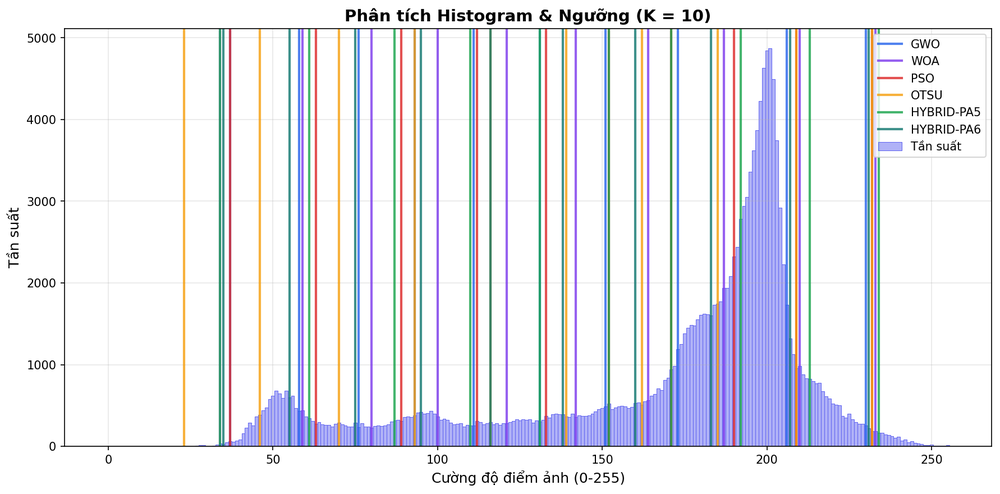
#> input picture outputs/runs/20260418_084632_ui_c94985d3/histogram_chart.png, 1000 x 494 px, shrunk from 1782 x 880 before the run; its folder holds only this picture in this run
$ python run_single.py --image ../../outputs/runs/20260418_084632_ui_c94985d3/histogram_chart.png
#> lines starting #> are read from the running program, lines starting #| are printed output that depends on the picture
### src/segmentation/io.py
# đọc/ghi ảnh, chuẩn hóa grayscale
# src/segmentation/io.py
from __future__ import annotations

import os
from pathlib import Path
from typing import Iterable, List, Optional
import numpy as np

try:
    import cv2  # type: ignore
except Exception:  # pragma: no cover
    cv2 = None

try:
    from PIL import Image  # type: ignore
except Exception:  # pragma: no cover
    Image = None


def ensure_dir(path: str | os.PathLike) -> None:
    Path(path).mkdir(parents=True, exist_ok=True)


def to_uint8_gray(img: np.ndarray) -> np.ndarray:
    arr = np.asarray(img)
    if arr.ndim == 3:
        # nếu RGB/BGR -> lấy kênh đầu tiên nếu không biết thứ tự
        arr = arr[..., 0]
    if arr.ndim != 2:
        raise ValueError("Ảnh phải có dạng 2D (grayscale) sau khi chuyển đổi.")
    if arr.dtype != np.uint8:
        arr = np.clip(arr, 0, 255).astype(np.uint8)
    return arr


def read_image_gray(path: str | os.PathLike) -> np.ndarray:
    p = str(path)
    if cv2 is not None:
        img = cv2.imread(p, cv2.IMREAD_GRAYSCALE)
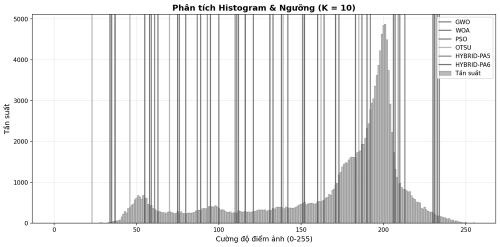
#> img: shape (494, 1000) (shown at 1/2 size); min 0, max 255, mean 232.1
        if img is None:
            raise FileNotFoundError(p)
        return to_uint8_gray(img)

    if Image is None:
        raise RuntimeError("Không có cv2 hoặc PIL để đọc ảnh.")

    im = Image.open(p).convert("L")
    return np.array(im, dtype=np.uint8)


# [15 lines left out: function decode_image_gray, not called in this run]


def save_image_gray(path: str | os.PathLike, image_u8: np.ndarray) -> None:
    p = str(path)
    ensure_dir(Path(p).parent)
    img = to_uint8_gray(image_u8)

    if cv2 is not None:
        ok = cv2.imwrite(p, img)
        if not ok:
            raise IOError(f"Không ghi được ảnh: {p}")
        return

    if Image is None:
        raise RuntimeError("Không có cv2 hoặc PIL để ghi ảnh.")

    Image.fromarray(img, mode="L").save(p)


# [12 lines left out: function list_image_files, not called in this run]

### src/optim/bounds.py
# clamp/bound + xử lý ràng buộc (sort ngưỡng, unique)
from __future__ import annotations

from typing import Tuple
import numpy as np


def as_bounds(lb: float | np.ndarray, ub: float | np.ndarray, dim: int) -> Tuple[np.ndarray, np.ndarray]:
    lb_arr = np.full(dim, float(lb), dtype=float) if np.isscalar(lb) else np.asarray(lb, dtype=float).reshape(-1)
    ub_arr = np.full(dim, float(ub), dtype=float) if np.isscalar(ub) else np.asarray(ub, dtype=float).reshape(-1)
    if lb_arr.size != dim or ub_arr.size != dim:
        raise ValueError("lb/ub phải có kích thước = dim (hoặc là scalar).")
    return lb_arr, ub_arr


def clamp(x: np.ndarray, lb: np.ndarray, ub: np.ndarray) -> np.ndarray:
    return np.clip(x, lb, ub)


def repair_threshold_vector(
    x: np.ndarray,
    *,
    k: int,
    lb: int = 0,
    ub: int = 255,
    integer: bool = True,
    ensure_unique: bool = True,
    avoid_endpoints: bool = True,  # NEW: tránh ngưỡng chạm 0/255
) -> np.ndarray:
    """
    Chuẩn hóa vector ngưỡng:
    - clip vào [lb, ub]
    - (tuỳ chọn) làm tròn về int
    - sort tăng dần
    - (tuỳ chọn) ép strict-increasing để tránh trùng
    - (tuỳ chọn) tránh ngưỡng chạm biên lb/ub (giảm dồn ngưỡng)

    Ghi chú:
    - Với low-k (k <= 4), không gian nghiệm vốn nhỏ nên không ép tránh biên,
      nếu không nhiều nghiệm khác nhau sẽ dễ bị repair dồn về cùng một bộ ngưỡng.
    - Với k lớn hơn, vẫn giữ avoid_endpoints để hạn chế ngưỡng bám sát 0/255.
    """
#> called with x = array of shape (3,), k = 3, lb = 0, ub = 255, integer = True, ensure_unique = True, avoid_endpoints = True
    x = np.asarray(x, dtype=float).reshape(-1)
    if x.size != k:
        raise ValueError("x phải có độ dài đúng bằng k.")

    if integer:
        x = np.rint(x)

    # Low-k cần nới biên để không bóp méo không gian nghiệm quá mạnh.
    adaptive_avoid_endpoints = bool(avoid_endpoints and k > 4)

    # Nếu tránh endpoints, thu hẹp range
    effective_lb = lb + 1 if adaptive_avoid_endpoints else lb
    effective_ub = ub - 1 if adaptive_avoid_endpoints else ub

    x = np.clip(x, effective_lb, effective_ub)
    x.sort()

    if ensure_unique:
        if (effective_ub - effective_lb + 1) < k:
            raise ValueError(f"Không thể đảm bảo unique vì miền [{effective_lb}, {effective_ub}] quá nhỏ so với k={k}.")

        # forward pass: đảm bảo x[i] >= x[i-1] + 1
        for i in range(1, k):
            if x[i] <= x[i - 1]:
                x[i] = x[i - 1] + 1
#> in fuzzy_entropy_value, `hist = np.bincount(img.ravel(), minlength=256).astype(float)`: hist = 256 values, max 331415 at index 255, min 19 at index 32, mean 1929.7
#> in fuzzy_entropy_value, `total = float(hist.sum())`: total = 494000
#> in fuzzy_entropy_value, `p = hist / total`: p = 256 values, max 0.671 at index 255, min 3.85e-05 at index 32, mean 0.00391

        # nếu vượt ub, kéo lùi từ cuối
        if x[-1] > effective_ub:
            x[-1] = effective_ub
            for i in range(k - 2, -1, -1):
                if x[i] >= x[i + 1]:
                    x[i] = x[i + 1] - 1

        if x[0] < effective_lb or x[-1] > effective_ub:
            raise ValueError("Repair unique thất bại do ràng buộc biên.")

    if integer:
        x = x.astype(int)

    return x

### src/objective/fuzzy_entropy_s.py
from __future__ import annotations

import numpy as np


def sanitize_thresholds(thresholds: np.ndarray, lo: int = 0, hi: int = 255) -> np.ndarray:
#> called with thresholds = array of shape (3,), lo = 0, hi = 255
    t = np.asarray(thresholds, dtype=float).reshape(-1)
#> t = [10, 69, 162]
    t = np.clip(t, lo, hi)
    t = np.sort(t)
    t = np.rint(t).astype(int)
    for i in range(1, len(t)):
        if t[i] <= t[i - 1]:
            t[i] = min(hi, t[i - 1] + 1)
#> this loop made 2 passes
    return t


def _s_membership(x: np.ndarray, a: float, b: float) -> np.ndarray:
    if b <= a:
        return (x >= b).astype(float)

    mid = 0.5 * (a + b)
    mu = np.zeros_like(x, dtype=float)

    left = (x > a) & (x <= mid)
    right = (x > mid) & (x < b)
    mu[x >= b] = 1.0

    mu[left] = 2.0 * ((x[left] - a) / (b - a)) ** 2
    mu[right] = 1.0 - 2.0 * ((x[right] - b) / (b - a)) ** 2
    return np.clip(mu, 0.0, 1.0)


def s_shaped_fuzzy_partition(thresholds: np.ndarray) -> np.ndarray:
    t = sanitize_thresholds(thresholds)
#> t = [10, 69, 162]
    k = len(t)
#> k = 3
    gray_levels = np.arange(256, dtype=float)

    if k == 0:
        return np.ones((1, 256), dtype=float)

    ext = np.concatenate(([0.0], t.astype(float), [255.0]))
#> ext = [0, 10, 69, 162, 255]
    widths = []
    for i, thr in enumerate(t.astype(float), start=1):
        gap_left = max(1.0, thr - ext[i - 1])
        gap_right = max(1.0, ext[i + 1] - thr)
        widths.append(max(1.0, 0.5 * min(gap_left, gap_right)))
#> this loop made 3 passes
#> (thr, gap_left, gap_right) on passes 1 to 3: (10, 10, 59), (69, 59, 93), (162, 93, 93)
#> after the loop, widths = [5, 29.5, 46.5]

    s_curves = np.asarray(
        [_s_membership(gray_levels, thr - width, thr + width) for thr, width in zip(t.astype(float), widths)],
        dtype=float,
    )

    mu = np.zeros((k + 1, 256), dtype=float)
    mu[0] = 1.0 - s_curves[0]
    for i in range(1, k):
        mu[i] = s_curves[i - 1] - s_curves[i]
    mu[k] = s_curves[-1]

    mu = np.clip(mu, 0.0, 1.0)
    denom = np.sum(mu, axis=0, keepdims=True)
    denom = np.where(denom <= 1e-12, 1.0, denom)
    return mu / denom


def fuzzy_entropy_value(image_u8: np.ndarray, thresholds: np.ndarray, eps: float = 1e-12) -> float:
    img = np.asarray(image_u8)
    if img.ndim != 2:
        raise ValueError("image_u8 phải là ảnh xám 2D (H, W).")
    if img.dtype != np.uint8:
        img = np.clip(img, 0, 255).astype(np.uint8)

    hist = np.bincount(img.ravel(), minlength=256).astype(float)
    total = float(hist.sum())
    if total <= 0.0:
        return 0.0

    p = hist / total
    mu = s_shaped_fuzzy_partition(thresholds)

    entropy_total = 0.0
    for i in range(mu.shape[0]):
        weighted = p * mu[i]
        class_mass = float(np.sum(weighted))
        if class_mass <= eps:
            continue
        q = weighted / class_mass
        q = np.clip(q, eps, 1.0)
        entropy_total += -float(np.sum(q * np.log(q)))
#> this loop made 4 passes
#> (class_mass, entropy_total) on passes 1 to 4: (0.00236, 1.53), (0.00836, 5.03), (0.105, 9.42), (0.884, 10.96)
#> after the loop, entropy_total = 10.96

    return entropy_total


def fuzzy_entropy_objective(image_u8: np.ndarray, thresholds: np.ndarray, eps: float = 1e-12) -> float:
    return -float(fuzzy_entropy_value(image_u8, thresholds, eps=eps))

### src/optim/gwo.py
# Grey Wolf Optimizer
from __future__ import annotations

from typing import Callable, List, Dict, Optional, Tuple
import numpy as np

from .base import OptimizerBase, FitnessFn
from .bounds import as_bounds, clamp


class GWO(OptimizerBase):
    """
    Grey Wolf Optimizer (GWO):
    - A = 2*a*r1 - a
    - C = 2*r2
    - D = |C*X_leader - X|
    - X_leader_component = X_leader - A*D
    - X_new = (X1 + X2 + X3)/3
    - a giảm tuyến tính từ 2 -> 0
    """

    def optimize(
        self,
        fitness_fn: FitnessFn,
        *,
        dim: int,
        lb: float | np.ndarray,
        ub: float | np.ndarray,
        repair_fn: Optional[Callable[[np.ndarray], np.ndarray]] = None,
        init_pop: Optional[np.ndarray] = None,
    ) -> Tuple[np.ndarray, float, List[Dict]]:
        rng = self._rng()
        lb_arr, ub_arr = as_bounds(lb, ub, dim)

        if self.n_agents < 2:
            raise ValueError("n_agents phải >= 2 (khuyến nghị >= 4).")

        if init_pop is None:
            pop = rng.uniform(lb_arr, ub_arr, size=(self.n_agents, dim))
        else:
            pop = np.asarray(init_pop, dtype=float).copy()
            if pop.shape != (self.n_agents, dim):
                raise ValueError("init_pop phải có shape (n_agents, dim).")

        def _repair_row(x: np.ndarray) -> np.ndarray:
            x = clamp(x, lb_arr, ub_arr)
            if repair_fn is not None:
                x = repair_fn(x)
            return x

        pop = np.vstack([_repair_row(pop[i]) for i in range(self.n_agents)])

        fitness = np.array([float(fitness_fn(pop[i])) for i in range(self.n_agents)], dtype=float)
#> the loop in sanitize_thresholds (call 2), `for i in range(1, len(t)):` made 2 passes
#> the loop in s_shaped_fuzzy_partition (call 2), `for i, thr in enumerate(t.astype(float), start=1):` made 3 passes
#> (thr, gap_left, gap_right) on passes 1 to 3: (4, 4, 203), (207, 203, 26), (233, 26, 22)
#> the loop in fuzzy_entropy_value (call 2), `for i in range(mu.shape[0]):` made 4 passes
#> (class_mass, entropy_total) on passes 1 to 4: (0.0019, 0.851), (0.194, 5.56), (0.03, 8.93), (0.774, 9.66)
#> fitness = 30 values, max -8.99 at index 3, min -13.03 at index 26, mean -11.55

        history: List[Dict] = []

        def _leaders(pop_: np.ndarray, fit_: np.ndarray):
            idx = np.argsort(fit_)  # minimize
#> idx = 30 values, max 29 at index 11, min 0 at index 21, mean 14.5
            alpha = pop_[idx[0]].copy()
#> alpha = [117, 193, 242]
            alpha_f = float(fit_[idx[0]])
#> alpha_f = -13.03
            beta = pop_[idx[1]].copy() if idx.size > 1 else alpha.copy()
#> beta = [58, 159, 227]
            delta = pop_[idx[2]].copy() if idx.size > 2 else beta.copy()
#> delta = [79, 134, 184]
            return alpha, beta, delta, alpha_f

        alpha, beta, delta, best_f = _leaders(pop, fitness)
#> alpha = [117, 193, 242]; beta = [58, 159, 227]; delta = [79, 134, 184]; best_f = -13.03
        best_x = alpha.copy()
#> best_x = [117, 193, 242]

        for t in range(self.n_iters):
            if self.n_iters <= 1:
                a = 0.0
            else:
                a = 2.0 - 2.0 * (t / (self.n_iters - 1))

            new_pop = np.empty_like(pop)

            for i in range(self.n_agents):
                x = pop[i]

                def _component(leader: np.ndarray) -> np.ndarray:
                    r1 = rng.random(dim)
                    r2 = rng.random(dim)
                    A = 2.0 * a * r1 - a
                    C = 2.0 * r2
                    D = np.abs(C * leader - x)
                    return leader - A * D

                X1 = _component(alpha)
                X2 = _component(beta)
                X3 = _component(delta)
                x_new = (X1 + X2 + X3) / 3.0

                x_new = _repair_row(x_new)
                new_pop[i] = x_new

            pop = new_pop
            fitness = np.array([float(fitness_fn(pop[i])) for i in range(self.n_agents)], dtype=float)

            alpha, beta, delta, alpha_f = _leaders(pop, fitness)
            if alpha_f < best_f:
                best_f = alpha_f
                best_x = alpha.copy()

            history.append(
                {
                    "iter": t,
                    "best_f": float(best_f),
                    "best_x": best_x.copy(),
                    "mean_f": float(np.mean(fitness)),
                }
            )
#> this loop made 80 passes

        return best_x, float(best_f), history

### src/objective/thresholding.py
from __future__ import annotations

from dataclasses import dataclass

import numpy as np


@dataclass(frozen=True)
class ThresholdClassInfo:
    index: int
    name: str
    lower_bound: int
    upper_bound: int
    pixel_count: int
    mean_intensity: int


def sanitize_thresholds(thresholds: np.ndarray, lo: int = 0, hi: int = 255) -> np.ndarray:
#> called with thresholds = array of shape (3,), lo = 0, hi = 255
    t = np.asarray(thresholds, dtype=float)
    t = np.clip(t, lo, hi)
    t = np.sort(t)
    t = np.rint(t).astype(int)
    for i in range(1, len(t)):
        if t[i] <= t[i - 1]:
            t[i] = min(hi, t[i - 1] + 1)
    return np.unique(t)


def _class_name(index: int, n_classes: int) -> str:
    if n_classes == 2:
        return "dark" if index == 0 else "bright"
    if n_classes == 3:
        return ("dark", "medium", "bright")[index]
    return f"class_{index}"


def decode_threshold_classes(
    image_u8: np.ndarray,
    thresholds: np.ndarray,
) -> tuple[np.ndarray, list[ThresholdClassInfo]]:
    """
    Decode an image into m+1 threshold classes and describe each class.

    Return:
    - labels: 0..k (k=len(thresholds))
    - classes: metadata for each class, including representative mean intensity
    """
    img = np.asarray(image_u8)
    if img.ndim != 2:
        raise ValueError("image_u8 must be a 2D grayscale image.")
    if img.dtype != np.uint8:
        img = np.clip(img, 0, 255).astype(np.uint8)

    t = sanitize_thresholds(thresholds)
    labels = np.digitize(img, t, right=True).astype(np.int32)
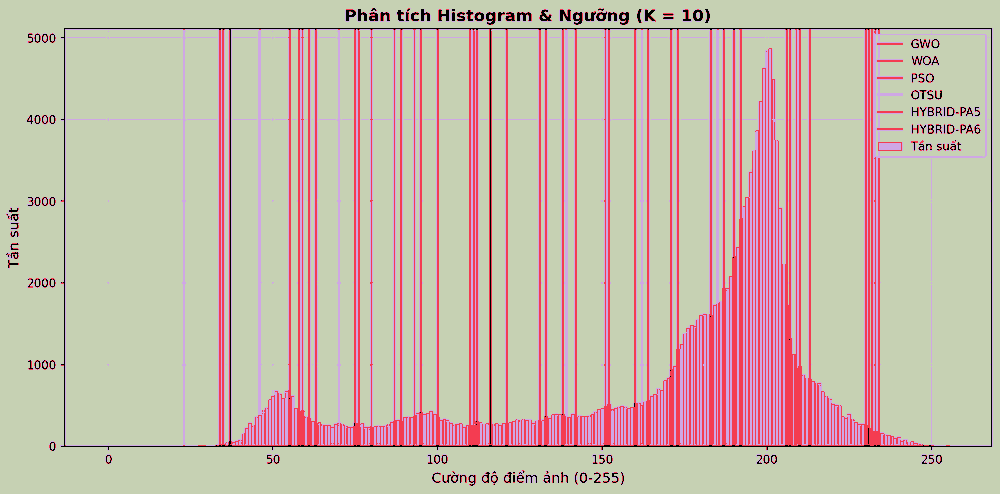
#> labels: shape (494, 1000) int32; 4 distinct labels, from 0 to 3; one colour per label, 0 black
    n_classes = len(t) + 1

    bounds = np.concatenate(([-1], t.astype(int), [255]))
    classes: list[ThresholdClassInfo] = []
    for class_idx in range(n_classes):
        mask = labels == class_idx
        if np.any(mask):
            mean_intensity = int(np.rint(np.mean(img[mask])))
            pixel_count = int(np.count_nonzero(mask))
        else:
            lower = int(bounds[class_idx] + 1)
            upper = int(bounds[class_idx + 1])
            mean_intensity = int(np.clip(np.rint(0.5 * (lower + upper)), 0, 255))
            pixel_count = 0

        classes.append(
            ThresholdClassInfo(
                index=class_idx,
                name=_class_name(class_idx, n_classes),
                lower_bound=int(bounds[class_idx] + 1),
                upper_bound=int(bounds[class_idx + 1]),
                pixel_count=pixel_count,
                mean_intensity=mean_intensity,
            )
        )
#> this loop made 4 passes
#> pass 1, in decode_threshold_classes, `mask = labels == class_idx`:
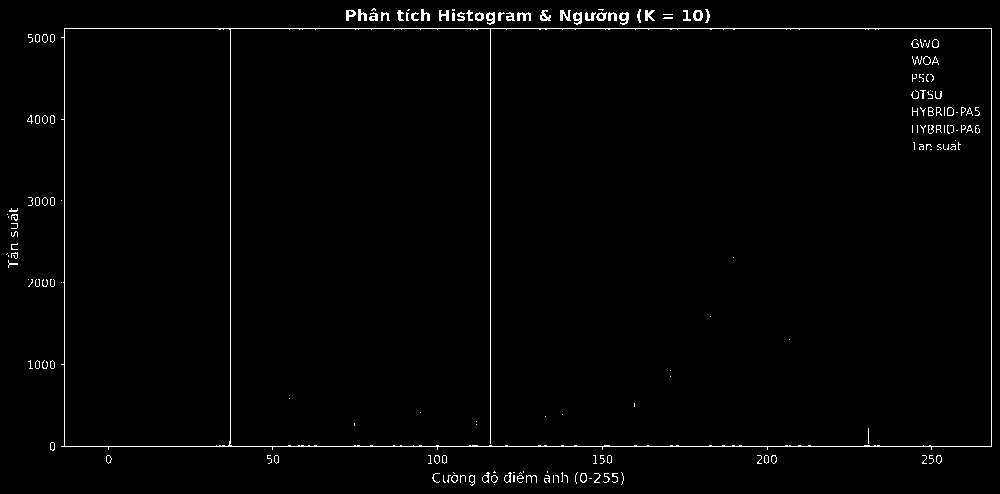
#> mask: shape (494, 1000) bool; 1.5% white in thin lines or dots
#> pass 2, in decode_threshold_classes, `mask = labels == class_idx`:
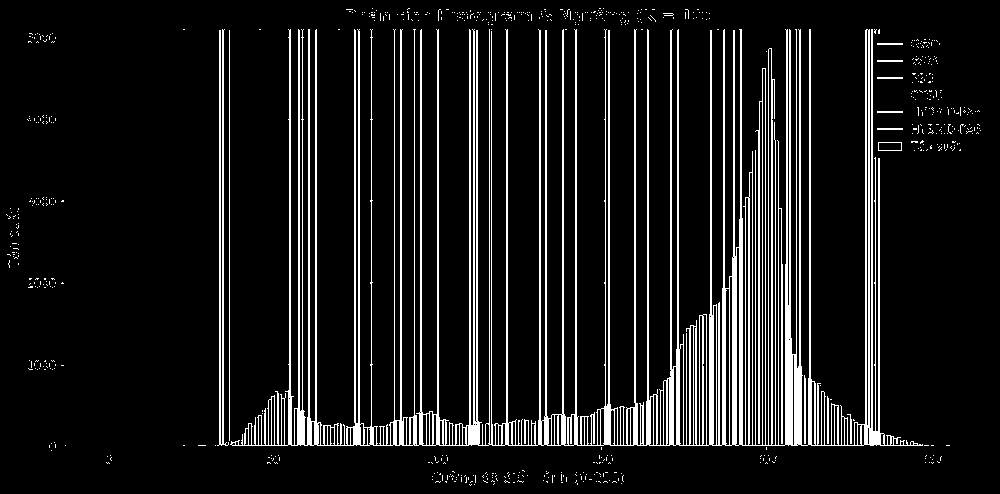
#> mask: shape (494, 1000) bool; 10.7% white in thin lines or dots

    return labels, classes


def apply_multi_threshold(image_u8: np.ndarray, thresholds: np.ndarray) -> tuple[np.ndarray, np.ndarray]:
    """
    Return:
    - labels: 0..k (k=len(thresholds))
    - segmented_u8: piecewise-constant reconstruction using class means
    """
    img = np.asarray(image_u8)
    if img.ndim != 2:
        raise ValueError("image_u8 must be a 2D grayscale image.")
    if img.dtype != np.uint8:
        img = np.clip(img, 0, 255).astype(np.uint8)

    labels, classes = decode_threshold_classes(img, thresholds)
    if not classes:
        return labels, img.copy()

    segmented = np.zeros_like(img, dtype=np.uint8)
#> segmented: shape (494, 1000); every value is 0
#> (the rest of the program and of its run is left out)
